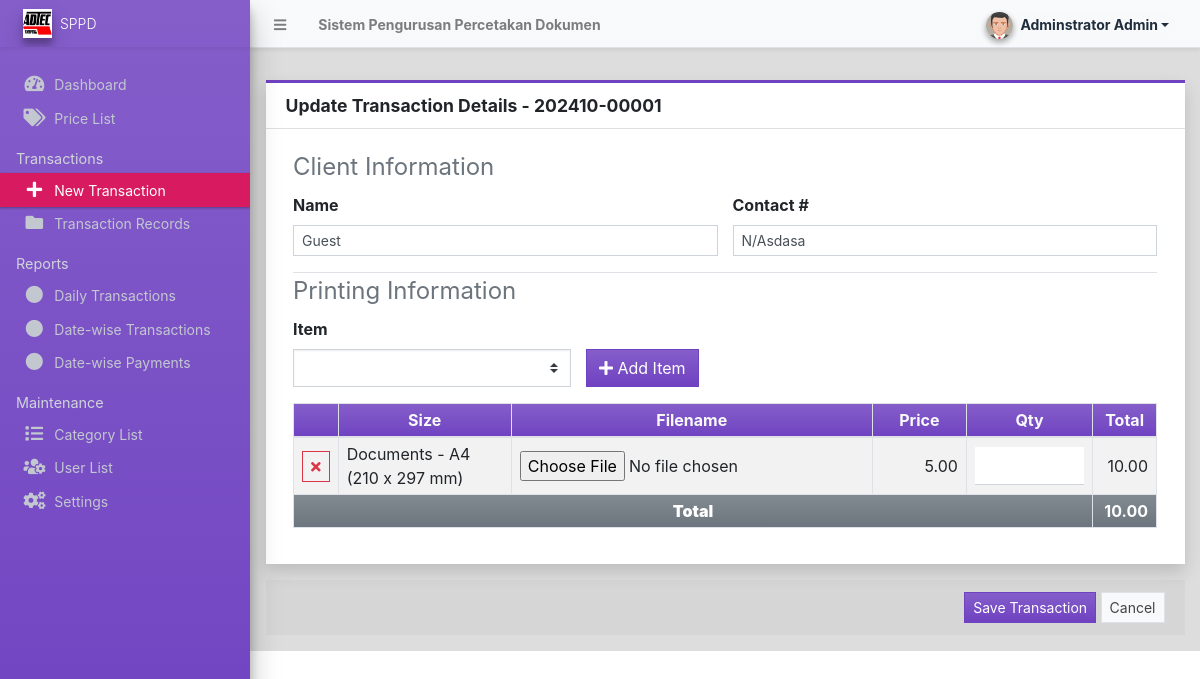
/admin/?page=transactions/manage_transaction&id=81 (signed in), run on the app's committed database.
### tables this page shows
CREATE TABLE IF NOT EXISTS `transaction_items` (
  `id` int NOT NULL AUTO_INCREMENT,
  `transaction_id` int NOT NULL,
  `price_id` int NOT NULL,
  `price` float NOT NULL DEFAULT '0',
  `quantity` float NOT NULL DEFAULT '0',
  `filename` varchar(100) DEFAULT NULL,
  `total` float NOT NULL DEFAULT '0',
  `date_updated` datetime NOT NULL DEFAULT CURRENT_TIMESTAMP,
  PRIMARY KEY (`id`),
  KEY `transaction_id` (`transaction_id`),
  KEY `price_id` (`price_id`)
);

CREATE TABLE IF NOT EXISTS `category_list` (
  `id` int NOT NULL AUTO_INCREMENT,
  `name` text NOT NULL,
  `description` text NOT NULL,
  `status` tinyint(1) NOT NULL DEFAULT '1',
  `delete_flag` tinyint(1) NOT NULL DEFAULT '0',
  `date_created` datetime NOT NULL DEFAULT CURRENT_TIMESTAMP,
  `date_updated` datetime DEFAULT NULL ON UPDATE CURRENT_TIMESTAMP,
  PRIMARY KEY (`id`)
);

CREATE TABLE IF NOT EXISTS `price_list` (
  `id` int NOT NULL AUTO_INCREMENT,
  `category_id` int NOT NULL,
  `size` text NOT NULL,
  `price` float NOT NULL DEFAULT '0',
  `status` tinyint(1) NOT NULL DEFAULT '1',
  `delete_flag` tinyint(1) NOT NULL DEFAULT '0',
  `date_created` datetime NOT NULL DEFAULT CURRENT_TIMESTAMP,
  `date_updated` datetime DEFAULT NULL ON UPDATE CURRENT_TIMESTAMP,
  PRIMARY KEY (`id`),
  KEY `category_id` (`category_id`)
);

### admin/transactions/manage_transaction.php (the view, shortened to what this page needs)
<div class="content py-3">
    <div class="card card-outline card-purple shadow rounded-0">
        <div class="card-header">
            <h3 class="card-title">
                <b><?= isset($id) ? "Update Transaction Details - " . $code : "New Transaction" ?></b>
            </h3>
        </div>
        <div class="card-body">
            <div class="container-fluid">
                <form action="" id="transaction_form">
                    <fieldset class="border-bottom">
                        <legend class="text-muted">Client Information</legend>
                        <div class="row">
                            <div class="form-group col-md-6">
                                <label for="client_name" class="control-label">Name</label>
                                <input type="text" name="client_name" id="client_name" autofocus
                                    value="<?= isset($client_name) ? $client_name : "Guest" ?>"
                                    class="form-control form-control-sm rounded-0" required>
                            </div>
                            <div class="form-group col-md-6">
                                <label for="client_contact" class="control-label">Contact #</label>
                                <input type="text" name="client_contact" id="client_contact"
                                    value="<?= isset($client_contact) ? $client_contact : "N/A" ?>"
                                    class="form-control form-control-sm rounded-0" required>
                            </div>
                        </div>
                    </fieldset>
                    <fieldset>
                        <legend class="text-muted">Printing Information</legend>
                        <div class="row align-items-end">
                            <div class="form-group col-md-4">
                                <label for="price_id" class="control-label">Item</label>
                                <select id="price_id" class="custom-select form-control-sm rounded-0">
                                    <option value="" disabled selected></option>
                                    <?php
                                    $prices = $conn->query("SELECT p.*,c.name as category FROM `price_list` p inner join category_list c on p.category_id = c.id where p.delete_flag = 0 and p.status = 1 order by c.name asc, p.size asc ");
                                    while ($row = $prices->fetch_assoc()):
                                        ?>
                                        <option value="<?= $row['id'] ?>"><?= $row['category'] . " - " . $row['size'] ?>
                                        </option>
                                    <?php endwhile; ?>
                                </select>
                            </div>
                            <div class="form-group col-md-2">
                                <button class="btn btn-flat btn-primary" type="button" id="add_to_list"><i
                                        class="fa fa-plus"></i> Add Item</button>
                            </div>
                        </div>
                        <table class="table table-striped table-bordered" id="item-list">
                            <colgroup>
                                <col width="5%">
                                <col width="30%">
                                <col width="25%">
                                <col width="15%">
                                <col width="25%">
                            </colgroup>
                            <thead>
                                <tr class="bg-gradient-purple text-light">
                                    <th class="py-1 text-center"></th>
                                    <th class="py-1 text-center">Size</th>
                                    <th class="py-1 text-center">Filename</th>
                                    <th class="py-1 text-center">Price</th>
                                    <th class="py-1 text-center">Qty</th>
                                    <th class="py-1 text-center">Total</th>
                                </tr>
                            </thead>
                            <tbody>
                                <?php if (isset($id)): ?>
                                    <?php
                                    $items = $conn->query("SELECT t.*,p.size, c.name as category FROM `transaction_items` t inner join `price_list` p on t.price_id = p.id inner join category_list c on p.category_id = c.id where t.transaction_id = '{$id}'");
                                    while ($row = $items->fetch_assoc()):
                                        ?>
                                        <tr>
                                            <td class=" align-middle px-2 py-1 text-center">
                                                <button class="btn btn-outline-danger btn-flat btn-sm btn-rem-item"
                                                    type="button"><i class="fa fa-times"></i></button>
                                            </td>
                                            <td class=" align-middle px-2 py-1">
                                                <p class="m-0 item_name"><?= $row['category'] . " - " . $row['size'] ?></p>
                                            </td>
                                            <td class=" align-middle px-2 py-1 text-center">
                                                <input type="file" name="filename" class="teft">
                                            </td>
                                            <td class=" align-middle px-2 py-1 text-right price">
                                                <?= number_format($row['price'], 2) ?>
                                            </td>
                                            <td class=" align-middle px-2 py-1"><input type="number" name="quantity[]" min='1'
                                                    value="<?= $row['quantity'] ?> "
                                                    class="form-control form-control-border rounded-0"  ></td>
                                            <td class=" align-middle px-2 py-1 text-right total">
                                                <?= number_format($row['total'], 2) ?>
                                            </td>
                                        </tr>
                                    <?php endwhile; ?>
                                <?php endif; ?>
                            </tbody>
                            <tfoot>
                                <tr class="bg-gradient-secondary">
                                    <th class="py-1 text-center" colspan='5'><b>Total<b><input type="hidden"
                                                    value="<?= isset($total_amount) ? $total_amount : 0 ?>"></th>
                                    <th class="px-2 py-1 text-right total_amount">
                                        <?= isset($total_amount) ? number_format($total_amount, 2) : 0 ?>
                                    </th>
                                </tr>
                            </tfoot>
                        </table>
                    </fieldset>
                        </div>
            </div>
        </div>
        <div class="card-footer text-right">
            <button class="btn btn-flat btn-primary btn-sm" type="submit" form="transaction_form">Save
                Transaction</button>
            <a href="./?page=transactions" class="btn btn-flat btn-default border btn-sm">Cancel</a>
        </div>
    </div>
</div>

### data on the page
transaction_items: category_list.name "Documents", price.size "A4 (210 x 297 mm)", price "5.00", total "10.00"

### other printed values
$_settings->info('name') "Sistem Pengurusan Percetakan Dokumen"
$_settings->userdata('firstname').' '.$_settings->userdata('lastname') "Adminstrator Admin"
$_settings->info('short_name') "SPPD"
$code "202410-00001"
$total_amount "10.00"
